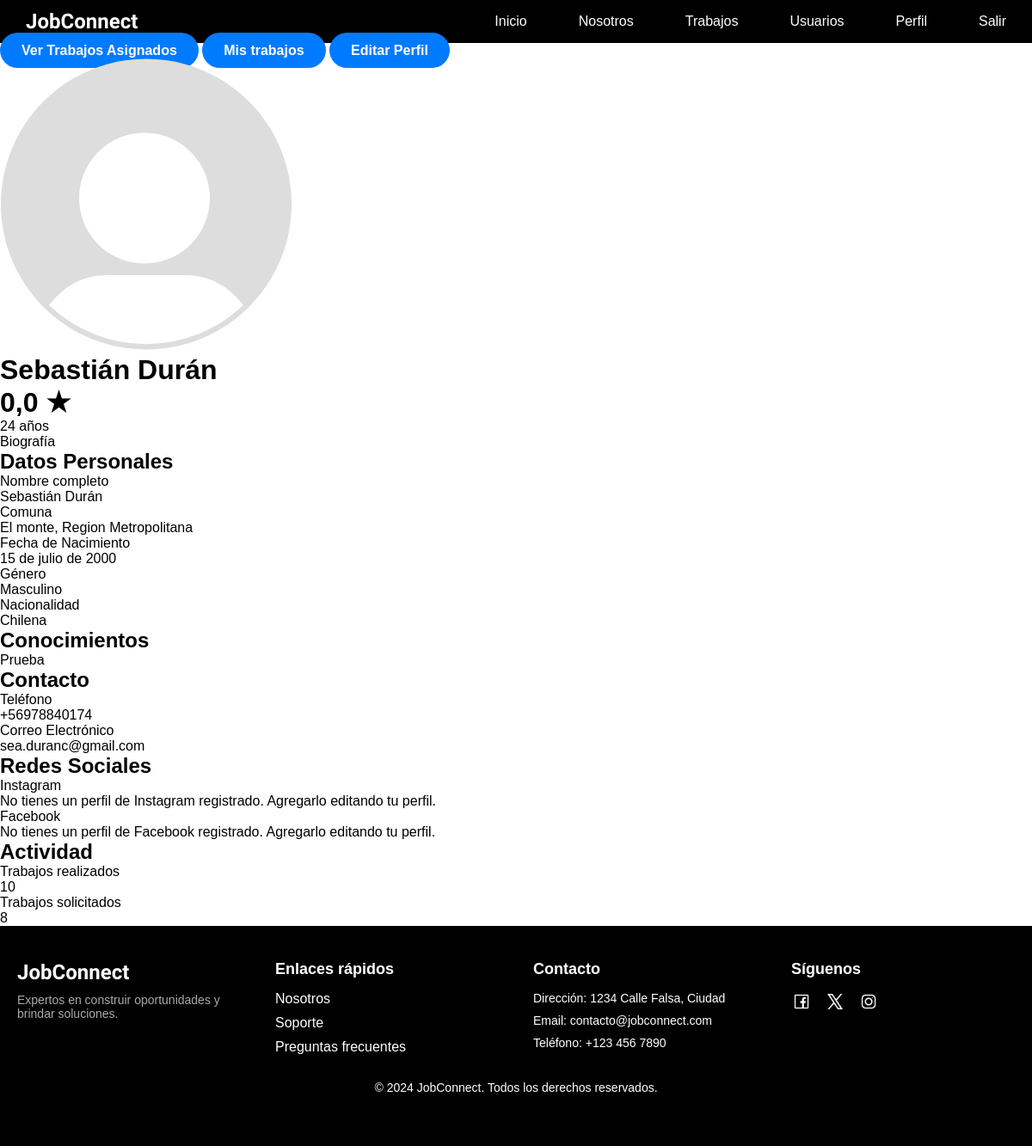
Page /usuarios/perfil/ (signed in) on the earlier database version.
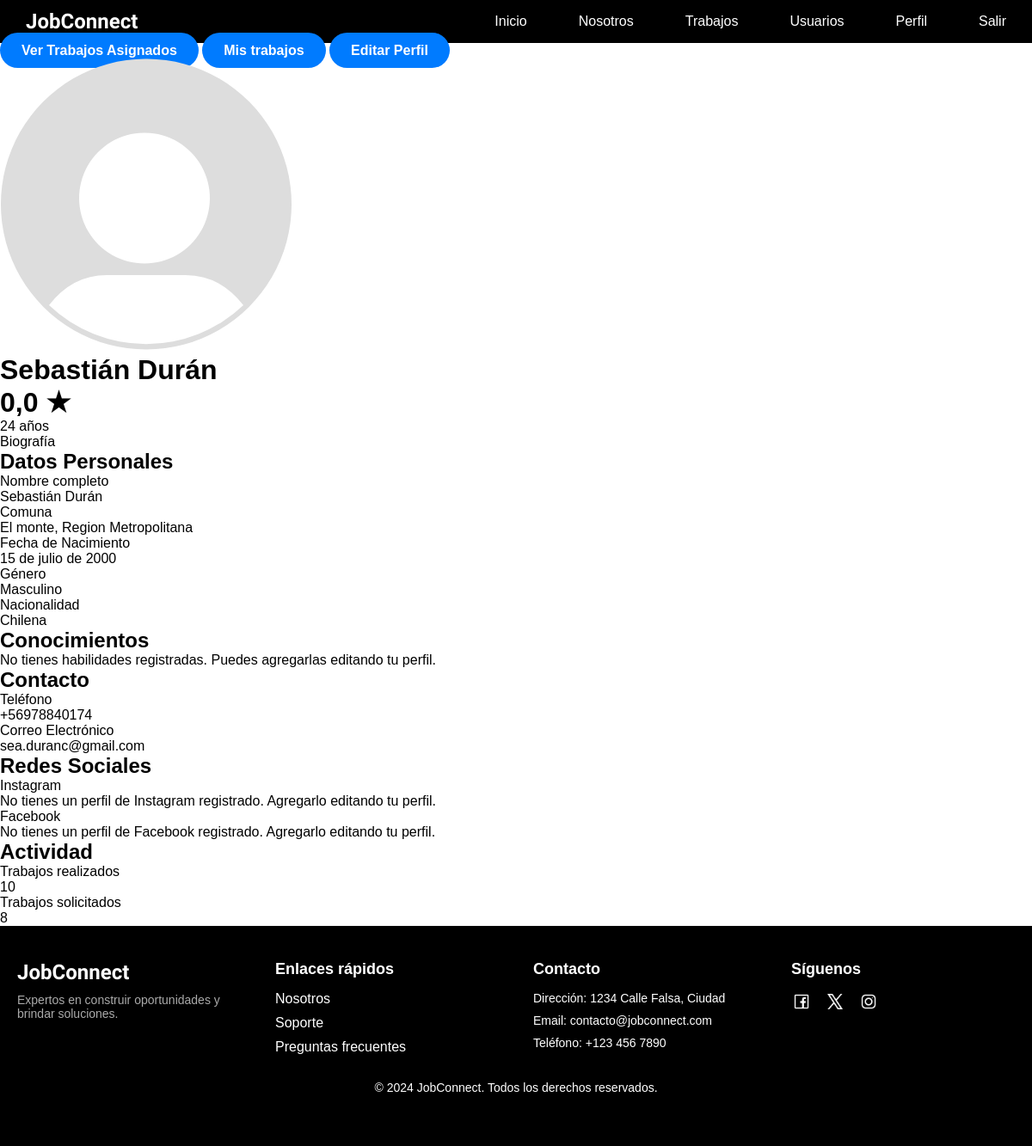
Same page on the later database version.
### usuarios/models.py (models this page shows, shortened)
class Habilidades(models.Model):
    nombre = models.CharField(max_length=50, unique=True)

### usuarios/views.py (the view)
# urls.py: path('perfil/', views.perfil, name='perfil'),
@login_required
def perfil(request):
    user = request.user
    reseñas = Reseña.objects.filter(usuario_revisado=user)
    calificacion_promedio = reseñas.aggregate(Avg('calificacion'))['calificacion__avg'] if reseñas.exists() else 0.0
    calificacion_promedio = round(calificacion_promedio, 1) if calificacion_promedio else 0.0
    edad = user.calcular_edad()
    return render(request, 'usuarios/perfil.html', {
        'user': user,
        'reseñas': reseñas,
        'calificacion_promedio': calificacion_promedio,
        'edad': edad,
    })

### usuarios/models.py (called while the page is built)
    def __str__(self):
        return self.nombre

    def __str__(self):
        return self.nombre

    def calificacion_promedio(self):
        calificacion_promedio = self.reseñas_recibidas.aggregate(Avg('calificacion'))['calificacion__avg']
        if calificacion_promedio is None:
            return 0  # Devuelve 0 si no hay reseñas
        else:
            return round(calificacion_promedio, 1)  # Redondea a 1 decimal

    def calcular_edad(self):
        hoy = date.today()
        edad = hoy.year - self.fecha_nacimiento.year - ((hoy.month, hoy.day) < (self.fecha_nacimiento.month, self.fecha_nacimiento.day))
        return edad

### usuarios/templates/usuarios/perfil.html (shortened to what the changed rows need)
{% extends 'core/base.html' %}
{% load static %}
{% block extra_css %}
    <link rel="stylesheet" type="text/css" href="{% static 'usuarios/css/perfil.css' %}">
    <link rel="stylesheet" href="https://cdnjs.cloudflare.com/ajax/libs/lightbox2/2.11.5/css/lightbox.min.css"
 />
{% endblock %}
{% block content %}
    {% if request.user.is_authenticated %}
        <div class="profile-container">
            <div class="profile-header">
                <div class="profile-name">
                    <h1>{{ user.first_name }} {{ user.last_name }}</h1>
                    <h1>{{ user.calificacion_promedio|floatformat:1 }} ★</h1>
                </div>
            </div>
            <div class="profile-grid">
                <div class="profile-section">
                    <h2>Datos Personales</h2>
                    <h2>Conocimientos</h2>
                    <div class="profile-add">
                        <ul>
                            {% for habilidad in user.habilidades.all %}
                                <li><p>{{ habilidad.nombre }}</p></li>
                            {% empty %}
                                <li>
                                    <p class="no-habilidades-message">No tienes habilidades registradas. Puedes agregarlas editando tu perfil.</p>
                                </li>
                            {% endfor %}
                        </ul>
                    </div>
                </div>
                <div class="profile-section">
                    <h2>Contacto</h2>
                    <h2>Redes Sociales</h2>
                    <h2>Actividad</h2>
                </div>
            </div>
        </div>
    {% endif %}
{% endblock %}

Differences in the rows shown:
removed Habilidades: nombre "Prueba"
Other differences:
text now shown: "No tienes habilidades registradas. Puedes agregarlas editando tu perfil."
